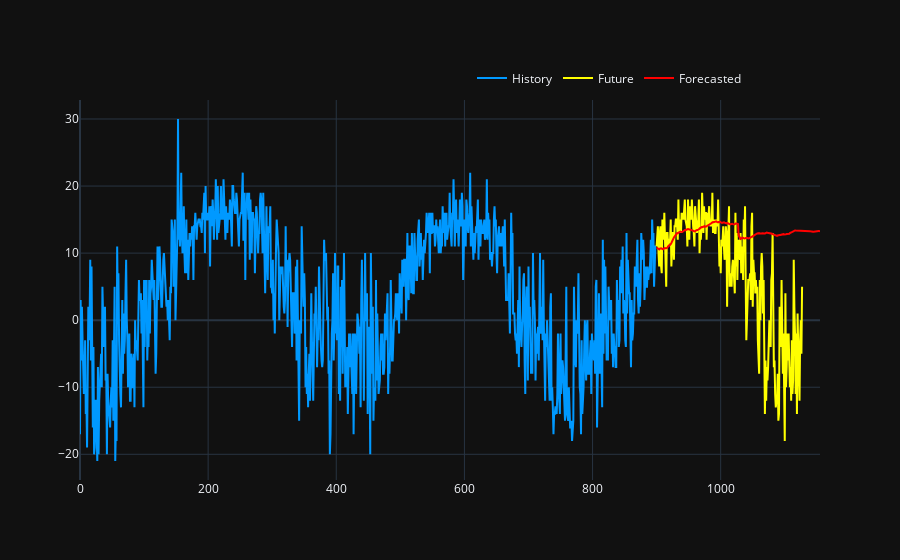

Here is the notebook cell this chart was saved with:
### Code cell
def _predict(self, src, input_len, forecast_horizon):
        self.eval()
        fh = 128
        with torch.no_grad():
            output = torch.zeros(1, forecast_horizon + 1, 1).to('cuda')
            output[0, 0, 0] = src[0, -1] # first value
            for i in range(forecast_horizon):
                y = self(src, output)[0,i,0]
                output[0,i+1,0] = y
            #
            src = torch.concat((src, output[:,1:,:]), axis=1)
            output2 = torch.zeros(1, forecast_horizon + 1, 1).to('cuda')
            output2[0, 0, 0] = src[0, -1] # first value
            for i in range(forecast_horizon):
                y = self(src, output2)[0,i,0]
                output2[0,i+1,0] = y
        
        ret = torch.concat((output[:,1:,:], output2[:,1:,:]), axis=1)
        print(ret.shape)
        
        return ret # remove first value (copy from last history step)
        # return output[:,1:,:] # remove first value (copy from last history step)
exp.model.predict = lambda a, b, c: _predict(exp.model, a, b, c)

last_train_values = train_set.Elec_kW.values[-input_len:]
next_validation_values = valid_set.Elec_kW.values[:fh+100]
pred_y = exp.predict(last_train_values, fh)
exp.print_metrics(next_validation_values[:fh], pred_y[:fh])
plot_predictions(train_set.Elec_kW.values[-900:], next_validation_values, pred_y)

### Figure 1 — Plotly figure (JSON) as saved in the notebook; plotly's stock layout.template omitted (floating-point values rounded to 4 significant figures; data arrays with more than 128 entries replaced by an {"elided": "..."} marker saying what was removed)
{"data": [{"hovertemplate": "$%{y:.2f}", "line": {"color": "#0099ff"}, "mode": "lines", "name": "History", "type": "scatter", "x": {"elided": "900 int values"}, "y": {"elided": "900 int values"}}, {"hovertemplate": "$%{y:.2f}", "line": {"color": "yellow"}, "mode": "lines", "name": "Future", "type": "scatter", "x": {"elided": "228 int values"}, "y": {"elided": "228 int values"}}, {"hovertemplate": "$%{y:.2f}", "line": {"color": "red"}, "mode": "lines", "name": "Forecasted", "type": "scatter", "x": {"elided": "256 int values"}, "y": {"elided": "256 float values"}}], "layout": {"hovermode": "x unified", "legend": {"orientation": "h", "x": 0.9, "xanchor": "right", "y": 1.02, "yanchor": "bottom"}, "xaxis": {"rangeselector": {"font": {"color": "black"}}}, "yaxis": {"fixedrange": true}}}
